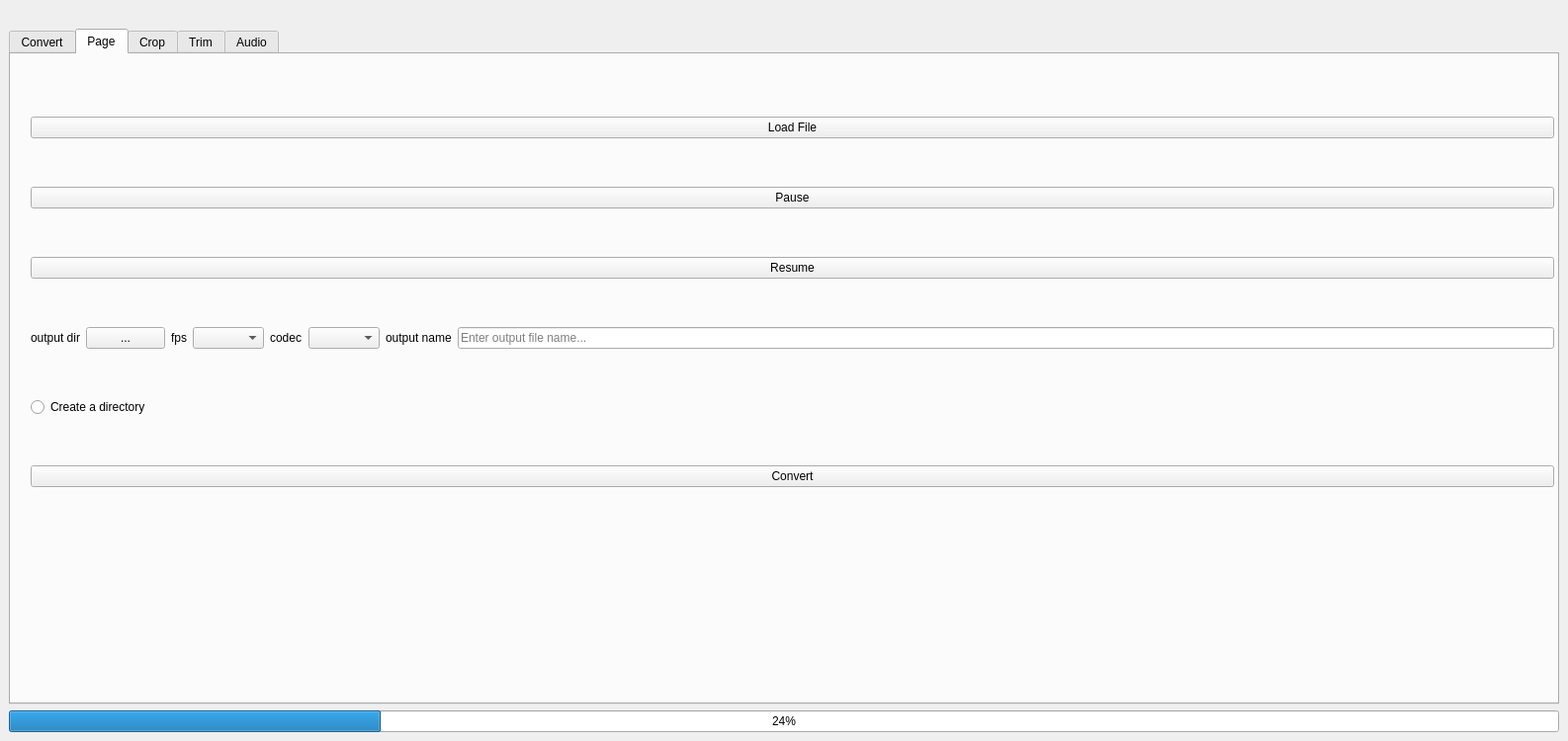
<?xml version="1.0" encoding="UTF-8"?>
<ui version="4.0">
 <class>MainWindow</class>
 <widget class="QMainWindow" name="MainWindow">
  <property name="geometry">
   <rect>
    <x>0</x>
    <y>0</y>
    <width>1586</width>
    <height>750</height>
   </rect>
  </property>
  <property name="windowTitle">
   <string>MainWindow</string>
  </property>
  <widget class="QWidget" name="centralwidget">
   <layout class="QVBoxLayout" name="verticalLayout">
    <item>
     <widget class="ClickableQLabel" name="videoLabel">
      <property name="autoFillBackground">
       <bool>true</bool>
      </property>
      <property name="text">
       <string/>
      </property>
     </widget>
    </item>
    <item>
     <widget class="QTabWidget" name="tabWidget">
      <property name="currentIndex">
       <number>1</number>
      </property>
      <widget class="QWidget" name="conversionTab">
       <property name="title" stdset="0">
        <string>Conversion</string>
       </property>
       <attribute name="title">
        <string>Convert</string>
       </attribute>
       <layout class="QVBoxLayout" name="verticalLayoutConversion">
        <item>
         <layout class="QVBoxLayout" name="verticalLayout_2">
          <item>
           <widget class="QPushButton" name="loadFileButton">
            <property name="text">
             <string>Load File</string>
            </property>
           </widget>
          </item>
          <item>
           <widget class="QPushButton" name="pauseButton_2">
            <property name="text">
             <string>Pause</string>
            </property>
           </widget>
          </item>
          <item>
           <widget class="QPushButton" name="resumeButton_2">
            <property name="text">
             <string>Resume</string>
            </property>
           </widget>
          </item>
          <item>
           <layout class="QHBoxLayout" name="horizontalLayout_3">
            <item>
             <widget class="QLabel" name="label_6">
              <property name="text">
               <string>output dir</string>
              </property>
             </widget>
            </item>
            <item>
             <widget class="QPushButton" name="outdir_2">
              <property name="text">
               <string>...</string>
              </property>
             </widget>
            </item>
            <item>
             <widget class="QLabel" name="label_7">
              <property name="text">
               <string>fps</string>
              </property>
             </widget>
            </item>
            <item>
             <widget class="QComboBox" name="fpsBox_2">
              <property name="editable">
               <bool>false</bool>
              </property>
             </widget>
            </item>
            <item>
             <widget class="QLabel" name="label_8">
              <property name="text">
               <string>codec</string>
              </property>
             </widget>
            </item>
            <item>
             <widget class="QComboBox" name="outputFormatBox"/>
            </item>
            <item>
             <widget class="QLabel" name="label_5">
              <property name="text">
               <string>output name</string>
              </property>
             </widget>
            </item>
            <item>
             <widget class="QLineEdit" name="fileName_2">
              <property name="placeholderText">
               <string>Enter output file name...</string>
              </property>
             </widget>
            </item>
           </layout>
          </item>
          <item>
           <widget class="QRadioButton" name="createDirectory">
            <property name="text">
             <string>Create a directory</string>
            </property>
           </widget>
          </item>
          <item>
           <widget class="QPushButton" name="convertButton">
            <property name="text">
             <string>Convert</string>
            </property>
           </widget>
          </item>
         </layout>
        </item>
       </layout>
      </widget>
      <widget class="QWidget" name="BatchConvert">
       <property name="minimumSize">
        <size>
         <width>0</width>
         <height>651</height>
        </size>
       </property>
       <attribute name="title">
        <string>Page</string>
       </attribute>
       <widget class="QWidget" name="layoutWidget">
        <property name="geometry">
         <rect>
          <x>20</x>
          <y>20</y>
          <width>1541</width>
          <height>461</height>
         </rect>
        </property>
        <layout class="QVBoxLayout" name="verticalLayout_8">
         <item>
          <widget class="QPushButton" name="loadFileButton_3">
           <property name="text">
            <string>Load File</string>
           </property>
          </widget>
         </item>
         <item>
          <widget class="QPushButton" name="pauseButton_3">
           <property name="text">
            <string>Pause</string>
           </property>
          </widget>
         </item>
         <item>
          <widget class="QPushButton" name="resumeButton_3">
           <property name="text">
            <string>Resume</string>
           </property>
          </widget>
         </item>
         <item>
          <layout class="QHBoxLayout" name="horizontalLayout_4">
           <item>
            <widget class="QLabel" name="label_9">
             <property name="text">
              <string>output dir</string>
             </property>
            </widget>
           </item>
           <item>
            <widget class="QPushButton" name="outdir_3">
             <property name="text">
              <string>...</string>
             </property>
            </widget>
           </item>
           <item>
            <widget class="QLabel" name="label_10">
             <property name="text">
              <string>fps</string>
             </property>
            </widget>
           </item>
           <item>
            <widget class="QComboBox" name="fpsBox_3">
             <property name="editable">
              <bool>false</bool>
             </property>
            </widget>
           </item>
           <item>
            <widget class="QLabel" name="label_11">
             <property name="text">
              <string>codec</string>
             </property>
            </widget>
           </item>
           <item>
            <widget class="QComboBox" name="outputFormatBox_2"/>
           </item>
           <item>
            <widget class="QLabel" name="label_12">
             <property name="text">
              <string>output name</string>
             </property>
            </widget>
           </item>
           <item>
            <widget class="QLineEdit" name="fileName_3">
             <property name="placeholderText">
              <string>Enter output file name...</string>
             </property>
            </widget>
           </item>
          </layout>
         </item>
         <item>
          <widget class="QRadioButton" name="createDirectory_2">
           <property name="text">
            <string>Create a directory</string>
           </property>
          </widget>
         </item>
         <item>
          <widget class="QPushButton" name="convertButton_2">
           <property name="text">
            <string>Convert</string>
           </property>
          </widget>
         </item>
        </layout>
       </widget>
      </widget>
      <widget class="QWidget" name="cropTab">
       <attribute name="title">
        <string>Crop</string>
       </attribute>
       <layout class="QVBoxLayout" name="cropTabLayout">
        <item>
         <layout class="QHBoxLayout" name="horizontalLayout">
          <item>
           <widget class="QGroupBox" name="groupBox1">
            <property name="title">
             <string>Controls</string>
            </property>
            <layout class="QHBoxLayout" name="horizontalLayout_1">
             <item>
              <widget class="QPushButton" name="loadVideo">
               <property name="text">
                <string>Load Video</string>
               </property>
              </widget>
             </item>
             <item>
              <widget class="QPushButton" name="pauseButton">
               <property name="text">
                <string>Pause</string>
               </property>
              </widget>
             </item>
             <item>
              <widget class="QPushButton" name="resumeButton">
               <property name="text">
                <string>Resume</string>
               </property>
              </widget>
             </item>
            </layout>
           </widget>
          </item>
          <item>
           <widget class="QGroupBox" name="groupBox2">
            <property name="title">
             <string>Croped Video Settings</string>
            </property>
            <layout class="QHBoxLayout" name="horizontalLayout_2">
             <item>
              <widget class="QLabel" name="label_4">
               <property name="text">
                <string>Output dir</string>
               </property>
              </widget>
             </item>
             <item>
              <widget class="QPushButton" name="outdir">
               <property name="text">
                <string>...</string>
               </property>
              </widget>
             </item>
             <item>
              <widget class="QLabel" name="label">
               <property name="text">
                <string>fps</string>
               </property>
              </widget>
             </item>
             <item>
              <widget class="QComboBox" name="fpsBox">
               <property name="editable">
                <bool>false</bool>
               </property>
              </widget>
             </item>
             <item>
              <widget class="QLabel" name="label_2">
               <property name="text">
                <string>codec</string>
               </property>
              </widget>
             </item>
             <item>
              <widget class="QComboBox" name="codecBox">
               <property name="editable">
                <bool>false</bool>
               </property>
              </widget>
             </item>
             <item>
              <widget class="QLabel" name="label_3">
               <property name="text">
                <string>output name</string>
               </property>
              </widget>
             </item>
             <item>
              <widget class="QLineEdit" name="fileName">
               <property name="placeholderText">
                <string>Enter output file name...</string>
               </property>
              </widget>
             </item>
             <item>
              <widget class="QPushButton" name="saveButton">
               <property name="text">
                <string>Save Crop</string>
               </property>
              </widget>
             </item>
            </layout>
           </widget>
          </item>
         </layout>
        </item>
       </layout>
      </widget>
      <widget class="QWidget" name="trimTab">
       <attribute name="title">
        <string>Trim</string>
       </attribute>
       <layout class="QVBoxLayout" name="verticalLayoutTrim">
        <item>
         <widget class="QGroupBox" name="groupBoxTrim">
          <property name="title">
           <string>Trim Controls</string>
          </property>
          <layout class="QVBoxLayout" name="verticalLayoutTrimControls">
           <item>
            <widget class="QPushButton" name="loadFileTrimButton">
             <property name="text">
              <string>Load File</string>
             </property>
            </widget>
           </item>
           <item>
            <layout class="QHBoxLayout" name="horizontalLayoutTrimTime">
             <item>
              <widget class="QSlider" name="timelineSlider">
               <property name="orientation">
                <enum>Qt::Horizontal</enum>
               </property>
              </widget>
             </item>
             <item>
              <widget class="QLabel" name="currentTimeLabel"/>
             </item>
             <item>
              <widget class="QLabel" name="durationLabel"/>
             </item>
            </layout>
           </item>
           <item>
            <layout class="QHBoxLayout" name="horizontalLayoutTrimFields">
             <item>
              <widget class="QLineEdit" name="startTimeField"/>
             </item>
             <item>
              <widget class="QLineEdit" name="endTimeField"/>
             </item>
            </layout>
           </item>
           <item>
            <widget class="QPushButton" name="trimButton">
             <property name="text">
              <string>Trim</string>
             </property>
            </widget>
           </item>
          </layout>
         </widget>
        </item>
       </layout>
      </widget>
      <widget class="QWidget" name="Audio">
       <attribute name="title">
        <string>Audio</string>
       </attribute>
       <layout class="QVBoxLayout" name="verticalLayoutAudio">
        <item>
         <widget class="QPushButton" name="audioExtractFileButton">
          <property name="text">
           <string>Load File</string>
          </property>
         </widget>
        </item>
        <item>
         <widget class="QPushButton" name="audioExtractOutputDirButton">
          <property name="text">
           <string>Select Output Directory</string>
          </property>
         </widget>
        </item>
        <item>
         <widget class="QLineEdit" name="audioExtractOutputName">
          <property name="placeholderText">
           <string>Enter output file name...</string>
          </property>
         </widget>
        </item>
        <item>
         <widget class="QPushButton" name="audioExtractButton">
          <property name="text">
           <string>Extract Audio</string>
          </property>
         </widget>
        </item>
       </layout>
      </widget>
     </widget>
    </item>
    <item>
     <widget class="QProgressBar" name="progressBar">
      <property name="value">
       <number>24</number>
      </property>
     </widget>
    </item>
   </layout>
  </widget>
 </widget>
 <customwidgets>
  <customwidget>
   <class>ClickableQLabel</class>
   <extends>QLabel</extends>
   <header>clickableqlabel.h</header>
  </customwidget>
 </customwidgets>
 <resources/>
 <connections/>
</ui>
